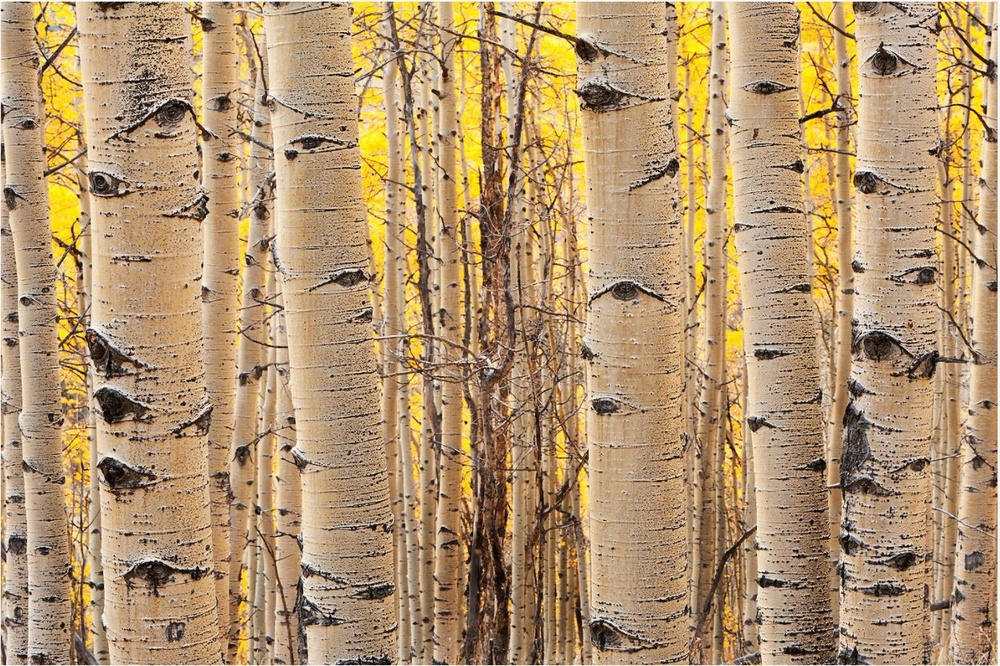
#> input picture Sight.JPG, 1000 x 666 px, shrunk from 1250 x 832 before the run
$ python daw.py
#> lines starting #> are read from the running program, lines starting #| are printed output that depends on the picture
import base64
import io
from matplotlib import pyplot as plt
import matplotlib.image as mpimg


def read_file_as_b64(image_path):
    """ Converts an image file into a base64 encoded string

    Args:
        image_path: path and name of image file to be encoded

    Returns:
        str:  string of image encoded in base64
    """
    with open(image_path, "rb") as image_file:
        x = image_file.read()
        y = base64.b64encode(x)
        z = str(y, encoding='utf-8')
        return z


def view_image(img):
    """ Shows an image

    Args:
        img: (ndarray) a numpy array containing image data
    """
    plt.imshow(img, interpolation='nearest')
    plt.show()


def decode_b64_string_to_img(base64_string):
    """ Decodes a b64 string into an ndarray containing image data

    The base64_string is decoded and saved as a "bytes" object in the
    image_bytes variable.  Then, the function io.BytesIO takes the bytes
    located in image_bytes and creates a data stream buffer in the image_buf
    variable that is used to simulate an image file.  This image file is then
    interpreted into an ndarray containing image data by matplotlib using the
    mpimg.imread function and stored in the img variable.

    Args:
        base64_string:  a base64 string containing an encoded image

    Returns:
        ndarray:  numpy array containing image data
    """
    image_bytes = base64.b64decode(base64_string)
    image_buf = io.BytesIO(image_bytes)
    img = mpimg.imread(image_buf, format='JPG')
#> img is the input picture: shape (666, 1000, 3); mean R, G, B 178, 148.6, 110.8
    return img


def transform_image(img):
    """ Performs histogram equalization on an image

    Args:
        img: (ndarray) numpy array containing image to be transformed

    Returns:
        ndarray:  numpy array containing transformed image

    """

    from skimage.exposure import equalize_hist

    proc_img = equalize_hist(img)
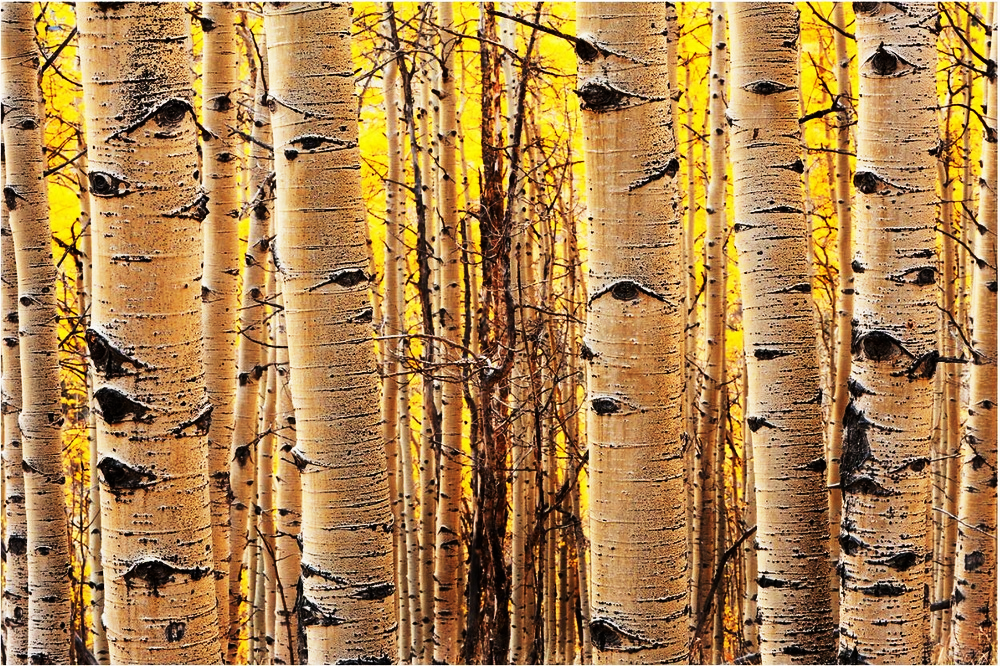
#> proc_img: shape (666, 1000, 3) float64; mean R, G, B 0.678, 0.518, 0.311

    return proc_img


def convert_to_b64_string(img):
    """ Convert ndarray to image bytes

    Using the skimage.io.imsave function, a numpy array containing image data
    is converted into image bytes.  The image bytes are stored in a io.BytesIO
    buffer.  The plugin `pil` is referenced to access the needed image formats.
    The .getvalue() method of the buffer returns the bytes-like
    object.  This bytes-like object can then be converted into a base64
    string.

    Args:
        img: (ndarray) a numpy array containing image data

    Returns:
        str:  base64 string

    """
    from skimage.io import imsave

    f = io.BytesIO()
    imsave(f, img, plugin='pil')
    y = base64.b64encode(f.getvalue())
    z = str(y, encoding='utf-8')

    """ Note, if you wanted to save the buffer into a file, you could do
    so as follows.
    with open("new_img.jpg", "wb") as out_file:
        out_file.write(f.getvalue())
    """
    return z


def view_b64_image(base64_string):
    """ Decodes a base64 string into an image and shows the image

    The base64_string is decoded and saved as a "bytes" object in the
    image_bytes variable.  Then, the function io.BytesIO takes the bytes
    located in image_bytes and creates a data stream buffer in the image_buf
    variable that is used to simulate an image file.  This image file is then
    interpreted into an image by matplotlib using the mpimg.imread function and
    stored in the i variable.  This i variable is then displayed.

    Args:
        base64_string: a base64 string containing an encoded image
    """
    image_bytes = base64.b64decode(base64_string)
    image_buf = io.BytesIO(image_bytes)
    i = mpimg.imread(image_buf, format='JPG')
    plt.imshow(i, interpolation='nearest')
    plt.show()


def save_image(img):
    """ Save the image using SciPy library

    Args:
        img: image to be saved

    Returns:
        None
    """
    from skimage.io import imsave

    imsave("imsave_file.jpg",img)

    f = io.BytesIO()
    imsave(f, img, plugin='pil')

    with open("new_img.jpg", "wb") as out_file:
        out_file.write(f)


    return f.getvalue()


if __name__ == '__main__':
    b64_string = read_file_as_b64("Sight.JPG")
    # Assume you received the b64_string variable above through a post request
    # First, the b64 string is decoded into an numpy array containing image
    #   data in the next function
    received_img = decode_b64_string_to_img(b64_string)
    # Next, image is viewed to make sure it we received it and decoded it.
    view_image(received_img)
    # Next, the image is transformed
    transformed_img = transform_image(received_img)
    # Next, view the transformed image to make sure it worked.
    view_image(transformed_img)
    # Convert the transformed_img from numpy array to base64 string
    transformed_b64 = convert_to_b64_string(transformed_img)
    # Finally, to ensure this worked, the new base64 string is sent to a
    #  function to view the base 64 string
    view_b64_image(transformed_b64)

$ run again, with structure.jpg copied over Sight.JPG
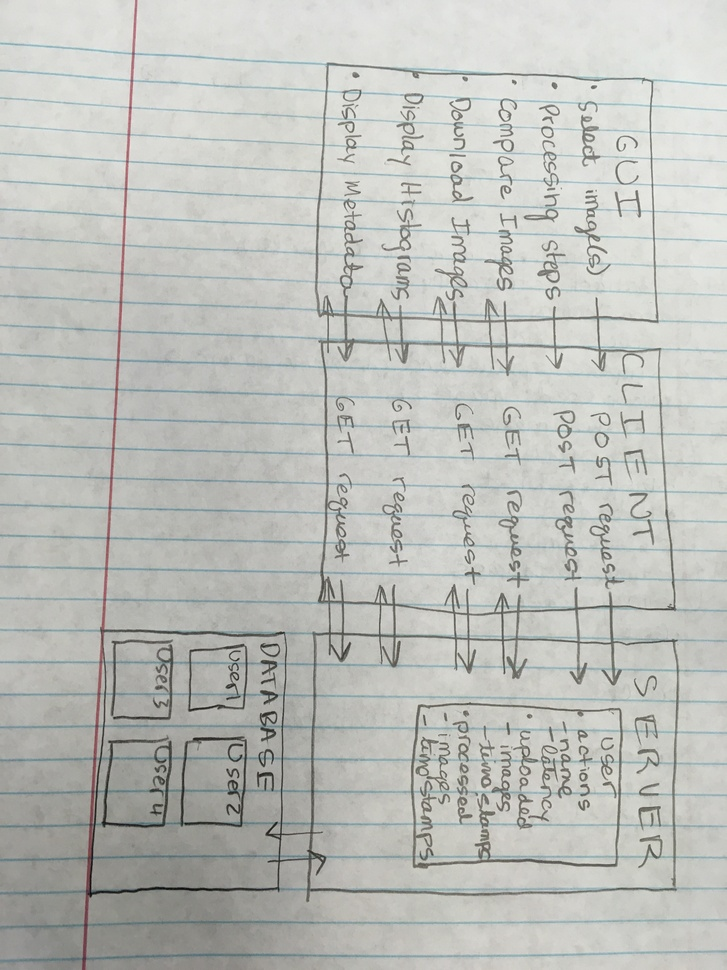
#> input picture structure.jpg, 727 x 970 px, shrunk from 3024 x 4032 before the run
#> in decode_b64_string_to_img, img is the input picture: shape (970, 727, 3); mean R, G, B 190, 191.9, 187.5
#> in transform_image, `proc_img = equalize_hist(img)`:
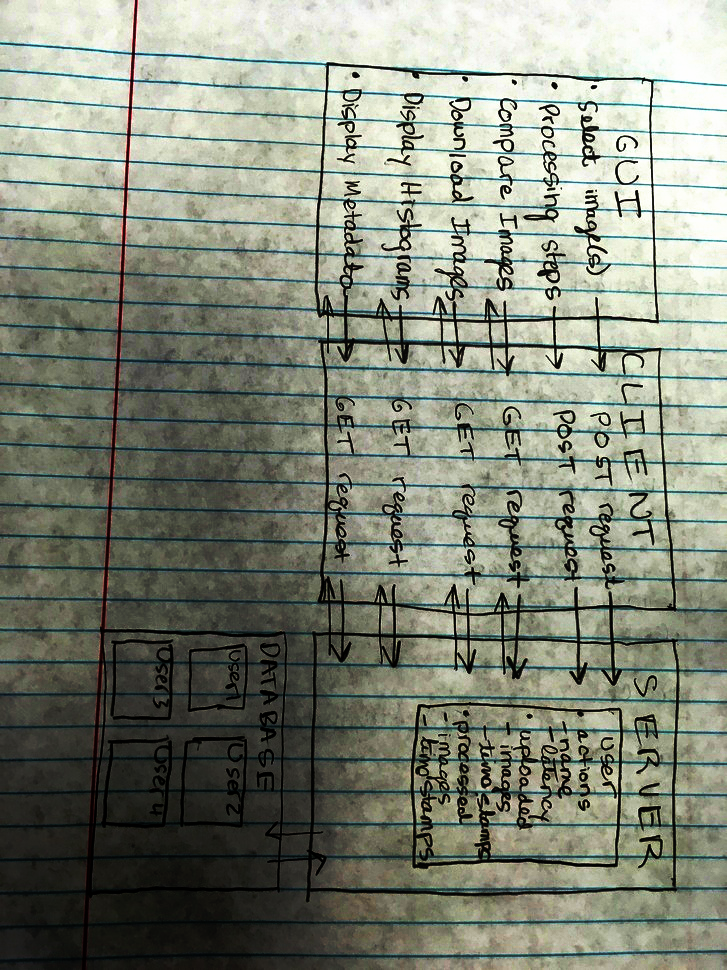
#> proc_img: shape (970, 727, 3) float64; mean R, G, B 0.511, 0.532, 0.475
